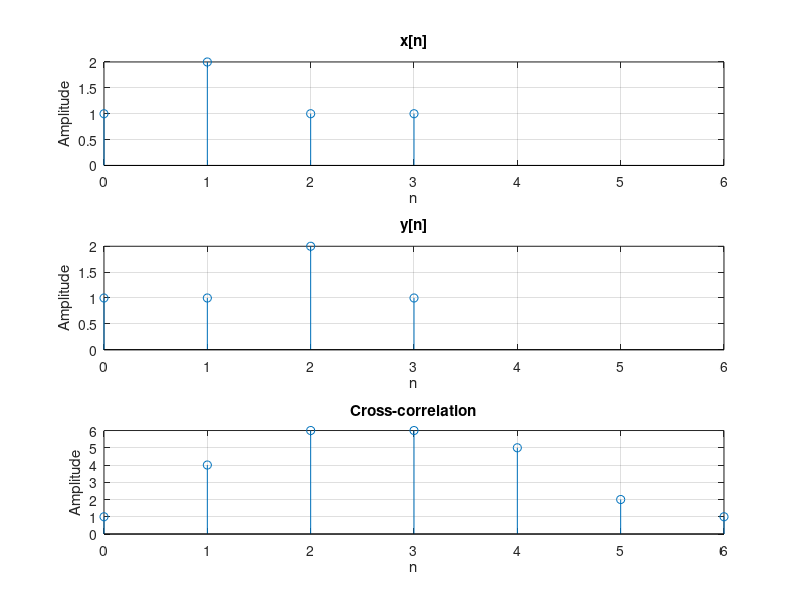

Reproduce this figure in MATLAB.
% ass 5 q 4
%% clear
clc
clear all
close all

%% setting sequences
x = [1,2,1,1];
y = [1,1,2,1];

n = 0:3; 

%% stem original sequences
s1 = subplot(3,1,1);
stem(n,x);
title('x[n]');
xlabel('n');
ylabel('Amplitude');
grid on;

s2 = subplot(3,1,2);
stem(n,y);
title('y[n]');
xlabel('n');
ylabel('Amplitude');
grid on;

%% generate and stem crosscorrelation
s3 = subplot(3,1,3);
y = xcorr(x,y);
n = 0:length(y)-1;
stem(n,y);
title('Cross-correlation');
xlabel('n');
ylabel('Amplitude');
grid on;

%% link all axes
linkaxes([s3,s2,s1],'x');
